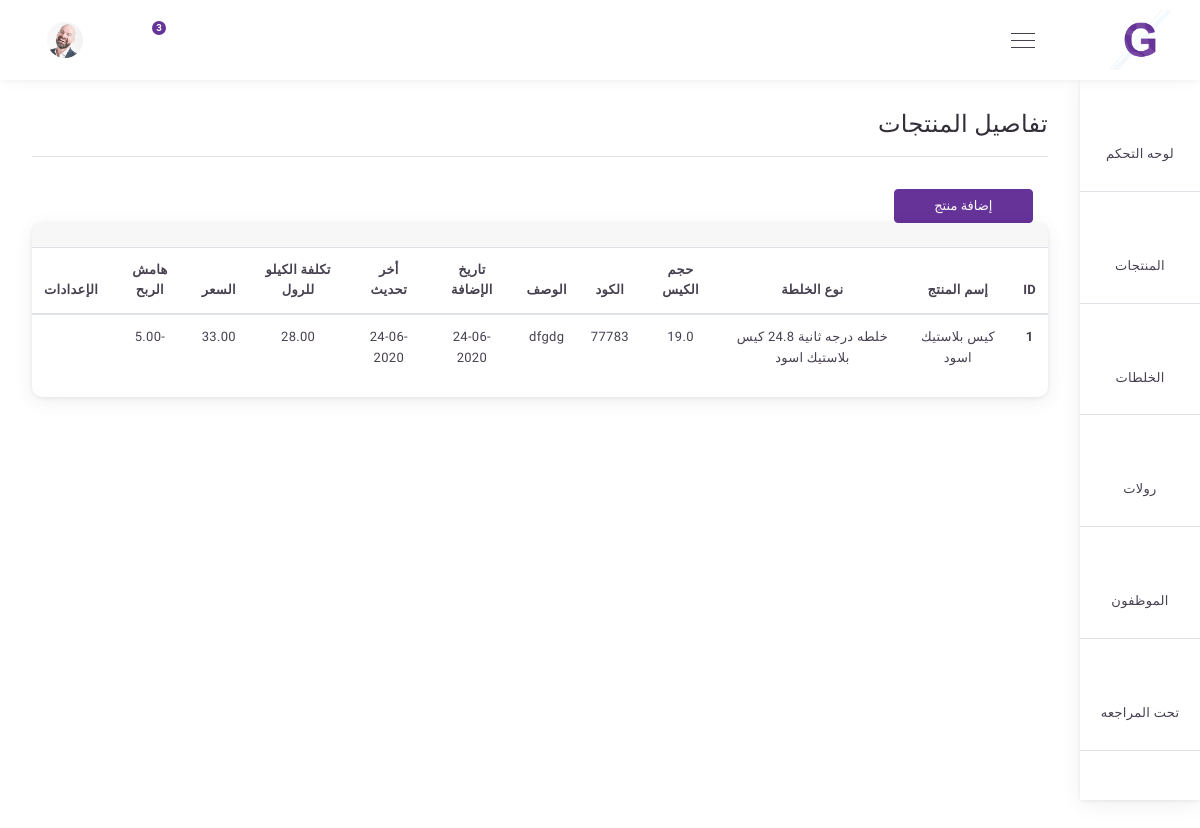
The page /products/product/ on the database as committed earlier.
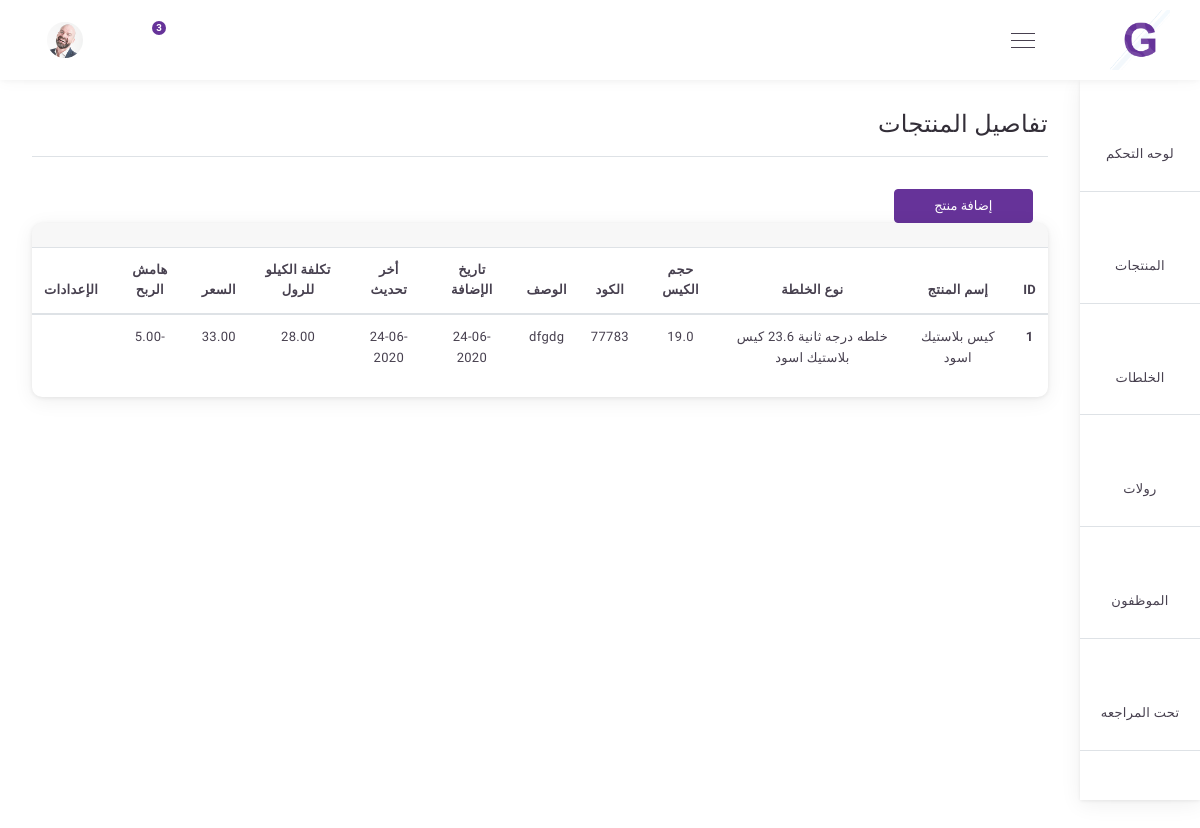
The same page on the database as committed later.
### products/models.py (models this page shows, shortened)
class Product(models.Model):
    roll                    = models.ForeignKey(Roll, verbose_name=_("إسم الخلطة واللفة"), on_delete=models.CASCADE)
    name               = models.CharField(_("إسم المنتج "), max_length=50)
    size                    = models.FloatField(_("حجم الكيس"))
    code                 = models.IntegerField(_("كود المنتج"), default=random_string)
    image              = models.ImageField(_("صورة المنتج"), upload_to='Product_Image',blank=True, null=True)
    description     = models.TextField(_("وصف المنتج"))
    create_at        = models.DateTimeField(_("تاريخ الإضافة"), default = timezone.now)
    update_by          = models.DateTimeField(_("تم التحديث :"),auto_now_add=True, blank=True, null=True)
    cost                 = models.ForeignKey(Roll, verbose_name=_("سعر الخلطة"), related_name='costroll' , on_delete=models.CASCADE)
    price                = models.FloatField(_("سعر المنتج"))
    profit               = models.FloatField(_("هامش الربح"),blank=True, null=True)
    class Meta:
        verbose_name = _("Product")
        verbose_name_plural = _("Products")

class Roll(models.Model):
    productmix     = models.ForeignKey( ProductMix, verbose_name=_(" إسم الخلطة "), on_delete=models.CASCADE)
    name               = models.CharField(_("إسم اللفة "), max_length=150)
    size                    = models.FloatField(_("وزن اللفة"))
    code                 = models.IntegerField(_("كود اللفة"), default=random_string)
    image              = models.ImageField(_("صورة اللفة"), upload_to='Roll_Image',blank=True, null=True)
    description     = models.TextField(_("وصف اللفة"))
    create_at        = models.DateTimeField(_("تاريخ الإضافة"), default = timezone.now)
    update_by       = models.DateTimeField(_("تم التحديث :"),auto_now_add=True, blank=True, null=True)
    cost                 = models.ForeignKey( ProductMix, verbose_name=_("تكلفة الكيلو"),related_name='ProductMixcost', on_delete=models.CASCADE)
    price                = models.FloatField(_("سعر الكيلو فى اللفة"))
    roll_price          = models.FloatField(_("السعر الكلى للفة"),blank=True, null=True)
    profit               = models.FloatField(_("هامش الربح"),blank=True, null=True)
    class Meta:
        verbose_name = _("Roll")
        verbose_name_plural = _("Rolls")
    def __str__(self):
        return '%s %s' %(self.productmix ,self.name)

class ProductMix(models.Model):
    TYPE_OF_ProductMix={
        ('بولى اثلين' , 'بولى اثلين'),
        ('الصبغة ' , 'الصبغة '),
        ('الأوميالين' , 'الأوميالين'),
        ('ريسايكل' , 'ريسايكل'),
        ('تخريز' , 'تخريز'),
    }
    name               = models.CharField(_("إسم الخلطة "), max_length=150)
    code                 = models.IntegerField(_("كود الخلطة"), default=random_string)
    image              = models.ImageField(_("صورة الخلطة"), upload_to='ProductMix_Image',blank=True, null=True)
    type1               = models.CharField(_("إسم الخامة الأولى"), choices=TYPE_OF_ProductMix ,max_length=50)
    type1_count   = models.FloatField(_("نسبة الخامة الأولى"), blank=True, null=True)
    type1_price     = models.FloatField(_("سعر الخامة الأولى"), blank=True, null=True)
    price1     = models.FloatField(_("سعر الخامة فى الخلطة سيتم حسابة تلقائي"), blank=True, null=True)
    type2              = models.CharField(_("إسم الخامة الثانية"), choices=TYPE_OF_ProductMix ,max_length=50)
    type2_count   = models.FloatField(_("نسبة الخامة الثانية"), blank=True, null=True)
    type2_price     = models.FloatField(_("سعر الخامة الثانية"), blank=True, null=True)
    price2     = models.FloatField(_("سعر الخامة فى الخلطة سيتم حسابة تلقائي"), blank=True, null=True)
    type3               = models.CharField(_("إسم الخامة الثالثة"), choices=TYPE_OF_ProductMix ,max_length=50)
    type3_count   = models.FloatField(_("نسبة الخامة الثالثة"), blank=True, null=True)
    type3_price     = models.FloatField(_("سعر الخامة الثالثة"), blank=True, null=True)
    price3     = models.FloatField(_("سعر الخامة فى الخلطة سيتم حسابة تلقائي"), blank=True, null=True)
    type4               = models.CharField(_("إسم الخامة الرابعة"), choices=TYPE_OF_ProductMix ,max_length=50)
    type4_count   = models.FloatField(_("نسبة الخامة الرابعة"), blank=True, null=True)
    type4_price     = models.FloatField(_("سعر الخامة الرابعة"), blank=True, null=True)
    price4     = models.FloatField(_("سعر الخامة فى الخلطة سيتم حسابة تلقائي"), blank=True, null=True)
    type5               = models.CharField(_("إسم الخامة الخامسة"), choices=TYPE_OF_ProductMix ,max_length=50)
    type5_count   = models.FloatField(_("نسبة الخامة الخامسة"), blank=True, null=True)
    type5_price     = models.FloatField(_("سعر الخامة الخامسة"), blank=True, null=True)
    price5     = models.FloatField(_("سعر الخامة فى الخلطة سيتم حسابة تلقائي"), blank=True, null=True)
    description     = models.CharField(_("الوصفة بشكل عام"),max_length=300,blank=True, null=True)
    create_at        = models.DateTimeField(_("تاريخ الإضافة"), default = timezone.now)
    update_by       = models.DateTimeField(_("تم التحديث :"),auto_now_add=True, blank=True, null=True)
    price                   = models.FloatField(_("سعر الخلطة"), blank=True, null=True)
    class Meta:
        verbose_name = _("Product_Mix")
        verbose_name_plural = _("Product_Mixs")
    def __str__(self):
        return '%s %s' %(self.name , self.price)

### products/views.py (the view)
# urls.py: path('product/' , views.product_list, name= 'product_list'),
def product_list(request):
    products = Product.objects.all()
    return render(request ,'products/product_list.html', {
        'products' : products ,
        'title' : 'قائمة المنتجات ',
    })

### products/templates/products/product_list.html (shortened to what this page needs)
{% extends 'base.html' %}
{% load static %}
{% block 'body' %}
<div class="main-content-wrap sidenav-open d-flex flex-column">
<div class="main-content">
    <div class="breadcrumb">
        <h1 class="mr-2">تفاصيل المنتجات</h1>
    </div>
    <div class="separator-breadcrumb border-top"></div>
        <div class="col-md-2 mt-3 mt-md-0">
            <a href="{% url 'products:add_product' %}"><button  class="btn btn-primary btn-block">إضافة منتج</button></a>
        </div>
    <div class="row">
        <div class="col-lg-12 col-md-12">
            <div class="row">
                <div class="col-md-12">
                    <div class="card o-hidden mb-4">
                        <div class="card-header d-flex align-items-center border-0">
                        </div>
                        <div>
                            <div class="table-responsive">
                                <table class="table text-center" id="user_table">
                                    <thead>
                                        <tr>
                                            <th scope="col">ID</th>
                                            <th scope="col">إسم المنتج </th>
                                            <th scope="col">نوع الخلطة </th>
                                            <th scope="col">حجم الكيس</th>
                                            <th scope="col">الكود </th>
                                            <th scope="col">الوصف </th>
                                            <th scope="col">تاريخ الإضافة</th>
                                            <th scope="col">أخر تحديث </th>
                                            <th scope="col">تكلفة الكيلو للرول</th>
                                            <th scope="col">السعر </th>
                                            <th scope="col">هامش الربح</th>
                                            <th scope="col">الإعدادات </th>
                                        </tr>
                                    </thead>
                                    <tbody>
                                        {% for product in products %}
                                        <tr>
                                            <th scope="row">{{product.id}}</th>
                                            <td>{{product.name}}</td>
                                            <td>{{product.roll}}</td>
                                            <td>{{product.size}}</td>
                                            <td>{{product.code}}</td>
                                            <td>{{product.description}}</td>
                                            <td>{{product.create_at|date:'d-m-Y'}}</td>
                                            <td>{{product.update_by|date:'d-m-Y'}}</td>
                                            <td>{{product.cost.price|floatformat:2}}</td>
                                            <td>{{product.price|floatformat:2}}</td>
                                            <td>{{product.profit|floatformat:2}}</td>
                                            <td></td>
                                        </tr>
                                        {% endfor %}
                                    </tbody>
                                </table>
                            </div>
                        </div>
                    </div>
                </div>
            </div>
        </div>
    </div>
</div>
</div>
{% endblock %}

Rows that differ between the two databases and show on the page:
changed through a linked row, Product "كيس بلاستيك اسود": roll "خلطه درجه ثانية 24.8 كيس بلاستيك اسود" → "خلطه درجه ثانية 23.6 كيس بلاستيك اسود"
